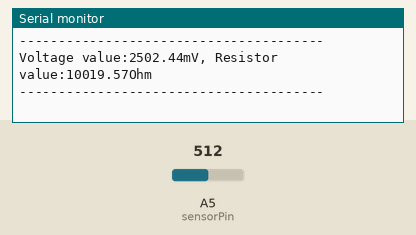
Recording of a sketch running on a simulated Arduino Uno, built with avr-gcc and run on an emulated ATmega328P. On the bench: the last lines printed to the serial monitor. The inputs (shaded band) are chosen by the test bench; at power-on: A5 (sensorPin) = 512.

Above: at 1.3 s.
1.4 s: A5 (sensorPin) set to 1023
At 1.93 s:
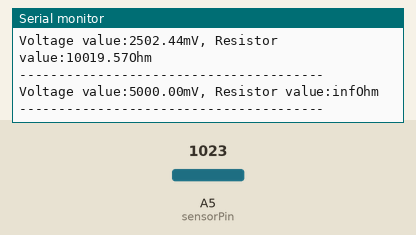
3.6 s: A5 (sensorPin) set to 900
At 4.04 s:
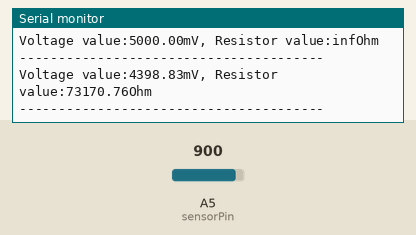

The sketch:

codigo_fotoresistor_funcional_ejemplo.ino
```cpp
int sensorPin = A5; // Declaration of the input pin
// Serial output in 9600 Baud
void setup()
{
Serial.begin(9600);
}
// The program measures the current voltage at the sensor ,
// takes the value of the known resistor and calculates the current resistance of the sensor.
// After that it show the result via serial output.
void loop()
{
// Current voltage will be measured...
int rawValue = analogRead(sensorPin);
float voltage = rawValue * (5.0/1023) * 1000;
float resitance = 10000 * ( voltage / ( 5000.0 - voltage) );
// and here it will be outputted via serial infterface
Serial.print("Voltage value:"); Serial.print(voltage); Serial.print("mV");
Serial.print(", Resistor value:"); Serial.print(resitance); Serial.println("Ohm");
Serial.println("---------------------------------------");
delay(500);
}
```

Measured:
- after the input at 1.4 s, the serial monitor: prints a new line after 0.19 s (image 1)
- after the input at 3.6 s, the serial monitor: prints a new line after 0.09 s (image 2)
